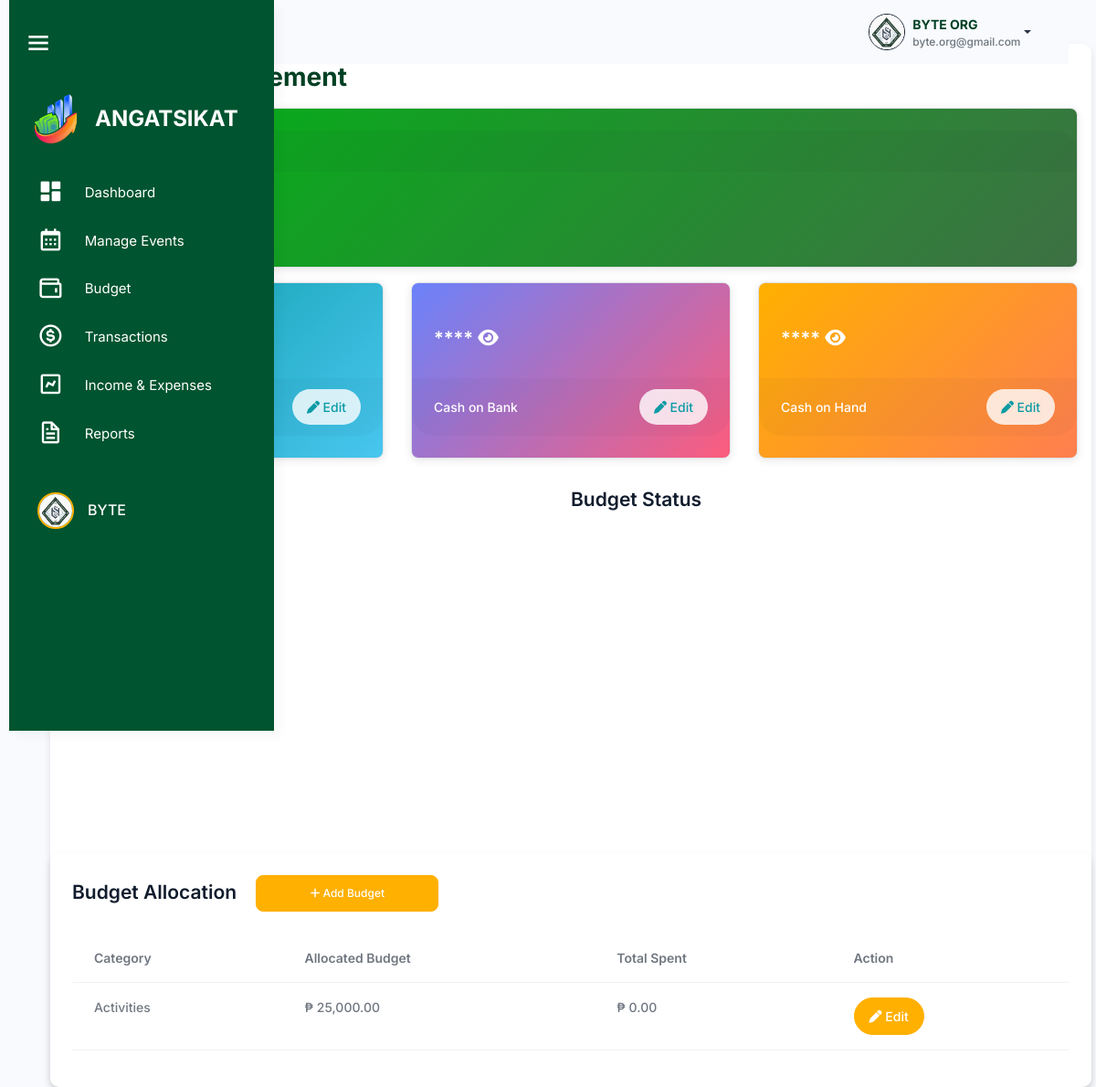
The app's page /src/budget_management/budget_overview.php (signed in) with its own data.
### tables this page shows
CREATE TABLE `budget_allocation` (
  `allocation_id` int(11) NOT NULL,
  `organization_id` int(11) NOT NULL,
  `category` enum('Activities','Purchases','Maintenance and Other Expenses') NOT NULL,
  `allocated_budget` decimal(10,2) NOT NULL DEFAULT 0.00,
  `total_spent` decimal(10,2) NOT NULL DEFAULT 0.00,
  `created_at` timestamp NOT NULL DEFAULT current_timestamp(),
  `updated_at` timestamp NOT NULL DEFAULT current_timestamp() ON UPDATE current_timestamp()
);

### src/session_check.php (called while the page is built, shortened)
<?php
$organization_id = $_SESSION['organization_id'];
?>

### src/budget_management/budget_overview.php (the view, shortened to what this page needs)
<?php
    include 'connection.php';
    include '../session_check.php';
?>
<!doctype html>
<html lang="en">
<head>
    <link rel="stylesheet" href="../assets/css/styles.min.css" />
    <link rel="stylesheet" href="../html/sidebar.css" />
    <link rel="stylesheet" href="../budget_management/css/budget.css" />
    <link href="https://unpkg.com/boxicons@2.1.4/css/boxicons.min.css" rel="stylesheet" />
    <link rel="stylesheet" href="https://cdnjs.cloudflare.com/ajax/libs/font-awesome/6.6.0/css/all.min.css">
</head>
<body>
<div class="page-wrapper" id="main-wrapper" data-layout="vertical" data-navbarbg="skin6" data-sidebartype="full"
        data-sidebar-position="fixed" data-header-position="fixed">
        <aside class="left-sidebar" id="sidebar">
            <div class="top-bar">
                <div id="toggleSidebar" class="burger-icon">
                <i class="bx bx-menu"></i>
                </div>
            </div>
            <div>
                <div class="brand-logo logo-container">
                <a href="../html/officer_dashboard.html" class="logo-img">
                    <img src="angat sikat.png" alt="Angat Sikat Logo" class="sidebar-logo">
                </a>
                <span class="logo-text">ANGATSIKAT</span>
                </div>
                <nav class="sidebar-nav">
                    <ul id="sidebarnav">
                        <li class="sidebar-item">
                        <a class="sidebar-link" href="../dashboard/officer_dashboard.php" aria-expanded="false" data-tooltip="Dashboard">
                            <i class="bx bxs-dashboard"></i>
                            <span class="hide-menu">Dashboard</span>
                        </a>
                        </li>
                        <li class="sidebar-item">
                        <a class="sidebar-link" href="../activity_management/activities.php" aria-expanded="false"
                            data-tooltip="Manage Events">
                            <i class="bx bx-calendar"></i>
                            <span class="hide-menu">Manage Events</span>
                        </a>
                        </li>
                        <li class="sidebar-item">
                        <a class="sidebar-link" aria-expanded="false" data-tooltip="Budget">
                            <i class="bx bx-wallet"></i>
                            <span class="hide-menu">Budget</span>
                        </a>
                        </li>
                        <li class="sidebar-item">
                        <a class="sidebar-link" href="#transactions" aria-expanded="false" data-tooltip="Transactions">
                            <i class="bx bx-dollar-circle"></i>
                            <span class="hide-menu">Transactions</span>
                        </a>
                        </li>
                        <li class="sidebar-item">
                        <a class="sidebar-link" aria-expanded="false" data-tooltip="Income & Expenses">
                            <i class="bx bx-chart"></i>
                            <span class="hide-menu">Income & Expenses</span>
                        </a>
                        </li>
                        <li class="sidebar-item">
                        <a class="sidebar-link" href="reports.php" aria-expanded="false" data-tooltip="Reports">
                            <i class="bx bx-file"></i>
                            <span class="hide-menu">Reports</span>
                        </a>
                        </li>
                        <li class="sidebar-item profile-container">
                        <a class="sidebar-link" href="../user/profile.html" aria-expanded="false" data-tooltip="Profile">
                            <div class="profile-pic-border">
                            <img src="byte.png" alt="Profile Picture" class="profile-pic" />
                            </div>
                            <span class="profile-name">BYTE</span>
                        </a>
                        </li>
                    </ul>
                </nav>
            </div>
        </aside>
        <div class="body-wrapper">
            <header class="app-header">
                <nav class="navbar navbar-expand-lg navbar-light">
                    <div class="navbar-collapse justify-content-end px-0" id="navbarNav">
                        <div class="container-fluid d-flex justify-content-end align-items-center"
                            style="padding: 0 1rem; background-color: transparent;">
                            <div class="dropdown">
                                <a href="#" class="dropdown-toggle d-flex align-items-center" data-bs-toggle="dropdown"
                                    aria-expanded="false" style="text-decoration: none;">
                                    <img class="border border-dark rounded-circle" src="byte.png" alt="Profile"
                                        style="width: 40px; height: 40px; margin-left: 10px;">
                                    <div class="d-flex flex-column align-items-start ms-2">
                                        <span style="font-weight: bold; color: #004024; text-decoration: none;">BYTE
                                            ORG</span>
                                        <span
                                            style="font-size: 0.85em; color: #6c757d; text-decoration: none;">byte.org@gmail.com</span>
                                    </div>
                                </a>
                            </div>
                        </div>
                    </div>
                </nav>
            </header>
            <div class="container mt-5">
                <h2 class="mb-3"><span class="text-warning fw-bold me-2">|</span> Budget Management </h2>
                <div class="row">
                    <div class="col-md">
                        <div class="card text-white gradient-card mb-3 py-4">
                            <div class="card-header">Balance</div>
                            <div class="card-body">
                                <h5 class="card-title">
                                    <span class="balance-placeholder">****</span>
                                </h5>
                            </div>
                        </div>
                    </div>
                </div>
                <div class="row">
                <div class="col-md-4">
                    <div class="card gradient-card-2 text-white mb-3 py-4">
                        <div class="card-body">
                            <h5 class="card-title">
                                <span class="balance-placeholder">****</span>
                            </h5>
                        </div>
                        <div class="card-footer d-flex justify-content-between align-items-center">
                            <span>Beginning Balance</span>
                            <button class="btn btn-light edit-balance-btn" data-bs-toggle="modal" data-bs-target="#editBeginningBalanceModal" data-id="<?php echo $organization_id; ?>"><i class="fa-solid fa-pen"></i> Edit</button>
                        </div>
                    </div>
                </div>
                <div class="col-md-4">
                    <div class="card text-white gradient-card-3 mb-3 py-4">
                        <div class="card-body">
                            <h5 class="card-title">
                                <span class="balance-placeholder">****</span>
                                <i class="fa-solid fa-eye toggle-eye" style="cursor: pointer;"></i>
                            </h5>
                        </div>
                        <div class="card-footer d-flex justify-content-between align-items-center">
                            <span>Cash on Bank</span>
                            <button class="btn btn-light edit-balance-btn" data-bs-toggle="modal" data-bs-target="#editCashOnBankModal" data-id="<?php echo $organization_id; ?>"><i class="fa-solid fa-pen"></i> Edit</button>
                        </div>
                    </div>
                </div>
                <div class="col-md-4">
                    <div class="card text-white gradient-card-1 mb-3 py-4">
                        <div class="card-body">
                            <h5 class="card-title">
                                <span class="balance-placeholder">****</span>
                                <i class="fa-solid fa-eye toggle-eye" style="cursor: pointer;"></i>
                            </h5>
                        </div>
                        <div class="card-footer d-flex justify-content-between align-items-center">
                            <span>Cash on Hand</span>
                            <button class="btn btn-light edit-balance-btn" data-bs-toggle="modal" data-bs-target="#editCashOnHandModal" data-id="<?php echo $organization_id; ?>"><i class="fa-solid fa-pen"></i> Edit</button>
                        </div>
                    </div>
                </div>
                <div class="row mt-3">
                    <h4 class="col">
                    </h4>
                    <h4 class="col"> Budget Status </h4>
                </div>
                <div class="row">
                    <div id="budgetStructure" class="col" style="width: 500px; height: 350px;"></div>
                    <div id="budgetStatus" class="col" style="width: 500px; height: 350px;"></div>
                </div>
                <div class="tablecontainer mt-3 p-4">
                    <h4 class="mb-4"> Budget Allocation <button class="btn btn-primary ms-3" data-bs-toggle="modal" data-bs-target="#addBudgetModal"
                    style="height: 40px; width: 200px; border-radius: 8px; font-size: 12px;">
                        <i class="fa-solid fa-plus"></i> Add Budget
                    </button></h4>
                    <table class="table">
                        <thead class="thead-light">
                            <tr>
                                <th>Category</th>
                                <th>Allocated Budget</th>
                                <th>Total Spent</th>
                                <th>Action</th>
                            </tr>
                        </thead>
                        <tbody>
                            <?php
                                $query = "SELECT * FROM budget_allocation WHERE organization_id=$organization_id";
                                $result = mysqli_query($conn, $query);
                                while ($row = mysqli_fetch_assoc($result)) { ?>
                                <tr>
                                    <td>
                                        <?php echo htmlspecialchars($row['category']); ?>
                                    </td>
                                    <td>₱
                                        <?php echo number_format($row['allocated_budget'], 2); ?>
                                    </td>
                                    <td>₱
                                        <?php echo number_format($row['total_spent'], 2); ?>
                                    </td>
                                    <td>
                                        <button class="btn btn-primary edit-btn"
                                            data-id="<?php echo $row['allocation_id']; ?>" data-bs-toggle="modal"
                                            data-bs-target="#editBudgetModal"><i class="fa-solid fa-pen"></i> Edit</button>
                                    </td>
                                </tr>
                            <?php } ?>
                        </tbody>
                    </table>
                </div>
            </div>
        </div>
        </div>
    </div>
</body>
</html>

### src/html/sidebar.css (style rules this page uses)
#sidebar { width: 290px; background-color: #00542f; transition: width 0.3s, height 0.3s; display: flex; flex-direction: column; height: 100vh; position: fixed; left: 0; top: 0; border-radius: 0; overflow-x: hidden; z-index: 1000; }
#sidebar .sidebar-item a { display: flex; align-items: center; padding: 10px 15px; color: #ffffff; text-decoration: none; border-radius: 8px; transition: background-color 0.3s; }
.profile-container { display: flex; align-items: center; width: 100%; margin-top: 30px; }
.sidebar-item { position: relative; }
.page-wrapper { transition: margin-left 0.3s; }

### src/budget_management/css/budget.css (style rules this page uses)
.gradient-card { background: linear-gradient(135deg, #00b415, #3e7044); }
.gradient-card-1 { background: linear-gradient(135deg, #ffb000, #ff7f50); }
.gradient-card-2 { background: linear-gradient(135deg, #0b9ba5, #48c6ef); }
.gradient-card-3 { background: linear-gradient(135deg, #6a82fb, #fc5c7d); }
.card-title { color: white; }
.btn-light { background-color: rgba(255, 255, 255, 0.8); border: none; color: #0b9ba5; }
.container { padding-top: 20px; background-color: #fff; border-radius: 10px; box-shadow: 0 4px 8px rgba(0, 0, 0, 0.1); }
.tablecontainer { padding-top: 20px; background-color: #fff; border-radius: 10px; box-shadow: 0 4px 8px rgba(0, 0, 0, 0.1); }
table { table-layout: auto; max-width: 100%; height: auto; border-collapse: collapse; }
.btn-primary { background-color: #ffb000; border-color: #ffb000; }

### src/budget_management/budget_overview.php (style rules this page uses)
.left-sidebar { width: 250px; border-radius: 0; height: 100vh; position: fixed; top: 0; bottom: 0; overflow-y: auto; }

### records on screen
budget_allocation: category "Activities", allocated_budget "25,000.00", total_spent "0.00"
